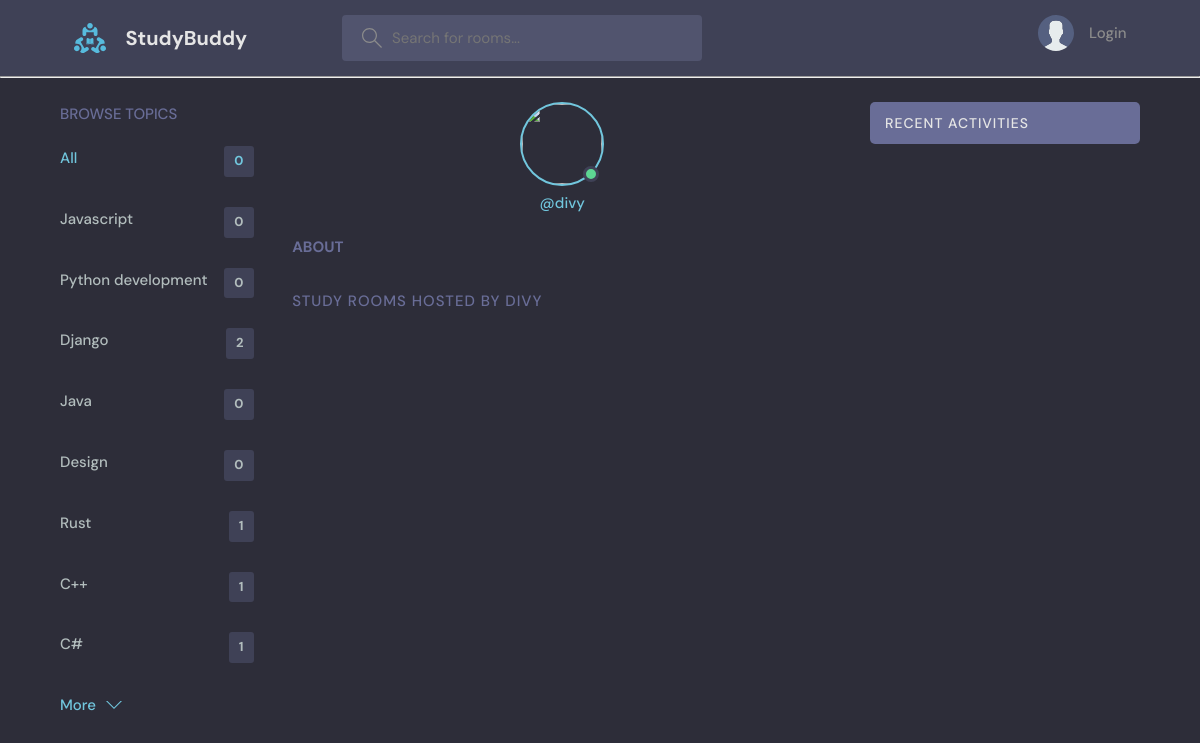
Page /profile/1/ on the committed database.
### base/models.py (models this page shows, shortened)
class Topic(models.Model):
    name = models.CharField(max_length=200)

### base/views.py (the view)
# urls.py: path('profile/<str:pk>/',views.userProfile,name='user-profile'),
def userProfile(request,pk):
     user = User.objects.get(id=pk)
     rooms = user.room_set.all()
     activity_messages = user.message_set.all()
     topics = Topic.objects.all()
     context = {'user':user,'rooms':rooms,'activity_messages':activity_messages,'topics':topics}
     return render(request,'base/profile.html',context)

### base/templates/base/profile.html (shortened to what this page needs)
{% extends 'main.html' %}
{% block content %}
<main class="profile-page layout layout--3">
  <div class="container">
    {% include 'base/topics_comp.html' %}
    <div class="roomList">
      <div class="profile">
        <div class="profile__avatar">
          <div class="avatar avatar--large active">
            <img src="" />
          </div>
        </div>
        <div class="profile__info">
          <p>@{{user.username}}</p>
        </div>
        <div class="profile__about">
          <h3>About</h3>
        </div>
      </div>
      <div class="roomList__header">
        <div>
          <h2>Study Rooms Hosted by {{user.username}}</a>
          </h2>
        </div>
      </div>
    </div>
    {% include 'base/activity_comp.html' %}
  </div>
</main>
{% endblock content %}

### base/templates/base/topics_comp.html
{% load static %}
<div class="topics">
    <div class="topics__header">
      <h2>Browse Topics</h2>
    </div>
    <ul class="topics__list">
      <li>
        <a href="{% url 'home' %}" class="active">All <span>{{rooms.count}}</span></a>
      </li>
    {% for topic in topics %}
    <li>
    <a href="{% url 'home' %}?q={{topic.name}}">{{topic.name}}<span>{{topic.room_set.count}}</span></a>
    </li>
{% endfor %}
    </ul>
    <a class="btn btn--link" href="topics.html">
      More
      <svg version="1.1" xmlns="http://www.w3.org/2000/svg" width="32" height="32" viewBox="0 0 32 32">
        <title>chevron-down</title>
        <path d="M16 21l-13-13h-3l16 16 16-16h-3l-13 13z"></path>
      </svg>
    </a>
  </div>

### static/styles/style.css (style rules this page uses)
body { background-color:red; }
:root { --color-main: #71c6dd; --color-main-light: #e1f6fb; --color-dark: #3f4156; --color-dark-medium: #51546e; --color-dark-light: #696d97; --color-light: #e5e5e5; --color-gray: #8b8b8b; --color-light-gray: #b2bdbd; --color-bg: #2d2d39; --color-success: #5dd693; --color-error: #fc4b0b; }
* { font-family: "DM Sans", -apple-system, BlinkMacSystemFont, "Segoe UI", Roboto, Oxygen, Ubuntu, Cantarell, "Open Sans", "Helvetica Neue", sans-serif; margin: 0; padding: 0; box-sizing: border-box; text-rendering: optimizeLegibility; font-size: inherit; }
html { font-size: 56.25%; }
@media only screen and (min-width: 1200px) { html { font-size: 62.5%; } }
body { line-height: 1.6; font-weight: 400; font-size: 1.5rem; color: var(--color-light-gray); background-color: var(--color-bg); min-height: 100vh; }
img { width: 100%; }
a { display: inline-block; color: var(--color-main); text-decoration: none; }
.container { max-width: 120rem; width: 90%; margin: auto; }
.btn { background-color: transparent; border: none; display: inline-flex; align-items: center; gap: 1rem; cursor: pointer; transition: all ease-in-out 0.3s; padding: 1rem 2rem; border-radius: 5px; box-shadow: 1px 1px 3px 1px rgba(0, 0, 0, 0.15); font-weight: 500; }
.btn--link { border-radius: 0; padding: 0; color: var(--color-main); box-shadow: none; }
.btn > svg { fill: currentColor; width: 1.6rem; height: 1.6rem; }
.avatar { position: relative; display: inline-block; border-radius: 50%; border: 2px solid var(--color-main); }
.avatar img { display: block; border-radius: 50%; object-fit: cover; object-position: center; }
.avatar::after { content: ""; display: block; position: absolute; background-color: var(--color-gray); z-index: 111; border-radius: 50%; border: 0.3rem solid var(--color-dark); }
.avatar.active::after { background-color: var(--color-success); }
.avatar.avatar--large img { display: block; width: 8rem; height: 8rem; border-radius: 50%; }
.avatar.avatar--large:after { width: 1rem; height: 1rem; bottom: 2px; right: 3.5px; }
.layout { margin-top: 2.4rem; }
.layout > .container { display: flex; justify-content: space-between; align-items: flex-start; }
.layout--3 > .container > div:first-child { flex-basis: 18%; max-width: 22.5rem; }
.layout--3 > .container > div:nth-child(2) { flex-basis: 50%; }
.topics__header { margin-bottom: 2rem; }
.topics__header h2 { text-transform: uppercase; font-weight: 500; color: var(--color-dark-light); }
.topics__list { list-style: none; }
.topics__list li a { display: flex; justify-content: space-between; margin-bottom: 3rem; font-weight: 500; color: var(--color-light-gray); transition: all 0.3s ease-in-out; }
.topics__list li a.active, .topics__list li a:hover { color: var(--color-main); }
.topics__list li a span { padding: 0.5rem 1rem; background-color: var(--color-dark); border-radius: 3px; font-size: 1.3rem; font-weight: 700; letter-spacing: 1px; }
.roomList__header { display: flex; justify-content: space-between; align-items: center; margin-bottom: 2.4rem; }
.roomList__header h2 { text-transform: uppercase; font-weight: 500; color: var(--color-light); letter-spacing: 1px; }
.profile { margin-bottom: 3rem; }
.profile__avatar { text-align: center; }
.profile__info { text-align: center; }
.profile__info p { color: var(--color-main); font-weight: 500; margin-bottom: 1rem; }
.profile__about { margin-top: 2rem; }
.profile__about h3 { text-transform: uppercase; color: var(--color-dark-light); margin-bottom: 0.5rem; }
.profile-page .roomList__header { margin-bottom: 1.5rem; }
.profile-page .roomList__header h2 { color: var(--color-dark-light); }

### rows in the picture
Topic: name "Javascript", room_set.count "0"
Topic: name "Python development", room_set.count "0"
Topic: name "Django", room_set.count "2"
Topic: name "Java", room_set.count "0"
Topic: name "Design", room_set.count "0"
Topic: name "Rust", room_set.count "1"
Topic: name "C++", room_set.count "1"
Topic: name "C#", room_set.count "1"

### other values in the picture
{{ rooms.count }} "0"
{{ user.username }} "divy"
{{ user.username }} "DIVY"
